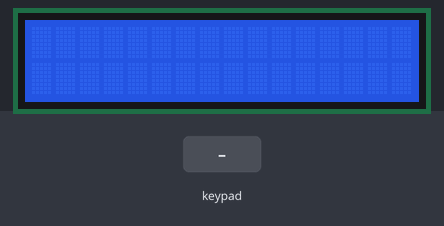
This sketch was run on a simulated Arduino Mega 2560, built with avr-gcc and run on an emulated ATmega2560. On the bench: 16×2 character LCD. The test bench sets the inputs (shaded band).

Above: at 1.2 s.
1.3 s: keypad keys 4 6 4 7 4 8 4 9 # pressed 0.4 s apart
At 5.7 s:
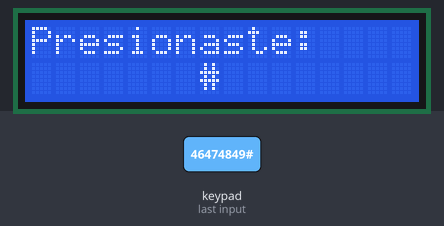
6.4 s: key 'A' pressed
At 7.3 s:
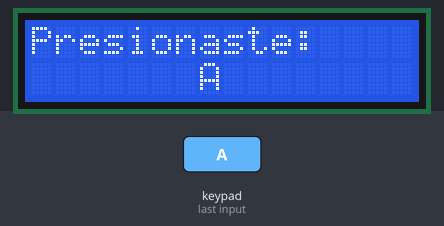
7.9 s: key 'B' pressed
At 8.2 s:
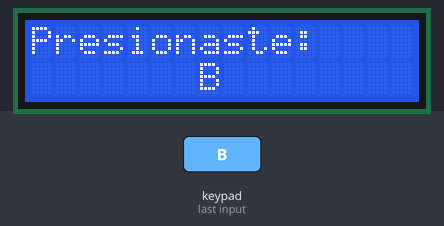
9.4 s: keypad keys 4 6 4 7 4 8 4 9 * pressed 0.4 s apart
At 12.9 s:
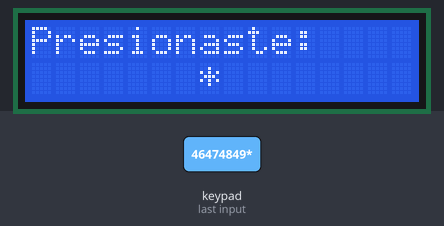
14.5 s: key 'C' pressed
At 15.7 s:
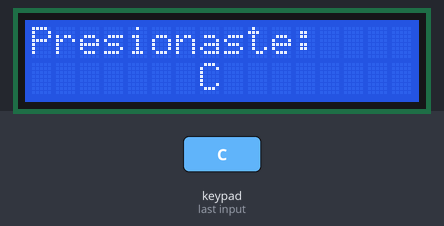
16.0 s: keypad keys 4 6 4 7 4 8 4 9 D pressed 0.4 s apart
At 16.22 s:
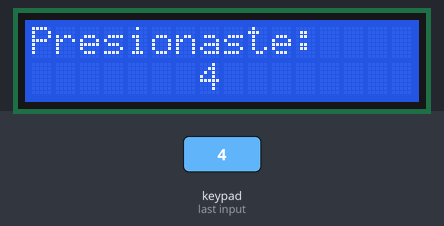
Timing chart, 0 to 19.0 s (numbered marks = the images above; inputs shaded):
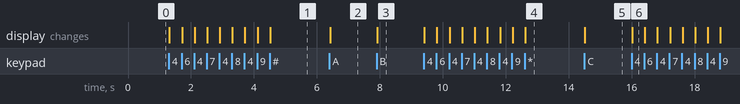

Measured:
- after the input at 1.3 s, the display: first changes at once (image 1 shows a later state)
- after the input at 6.4 s, the display: changes at once (image 2)
- after the input at 7.9 s, the display: changes at once (image 3)
- after the input at 9.4 s, the display: first changes at once (image 4 shows a later state)
- after the input at 14.5 s, the display: changes at once (image 5)
- after the input at 16.0 s, the display: changes at once (image 6)

The sketch:

tecladoEnDisplay.ino
```cpp
#include <LiquidCrystal_I2C.h>
#include <Keypad.h>

//Libreria del display
LiquidCrystal_I2C lcd(0x27, 16, 2);

//Libreria de Keypad
const byte FILAS = 4; //Variable de Filas
const byte COLS = 4; //Variable de Columnas

//Matriz del teclado
char teclas[FILAS][COLS] = {
  {'1', '2', '3', 'A'},
  {'4', '5', '6', 'B'},
  {'7', '8', '9', 'C'},
  {'*', '0', '#', 'D'}
};

byte pinesFilas[FILAS] = {46, 47, 48, 49}; //Pines de las filas
byte pinesColumnas[COLS] = {50, 51, 52, 53}; //Pines de las columnas

Keypad keypad = Keypad(makeKeymap(teclas), pinesFilas, pinesColumnas, FILAS, COLS);


void setup() {
  lcd.init();
  lcd.backlight();
}

void loop() {
  char tecla = keypad.getKey(); //almacenar el valor de tecla en tecla
  if(tecla){
    lcd.setCursor(0,0);
    lcd.print("Presionaste:");
    lcd.setCursor(7,1);
    lcd.print(tecla);
  }
}
```
